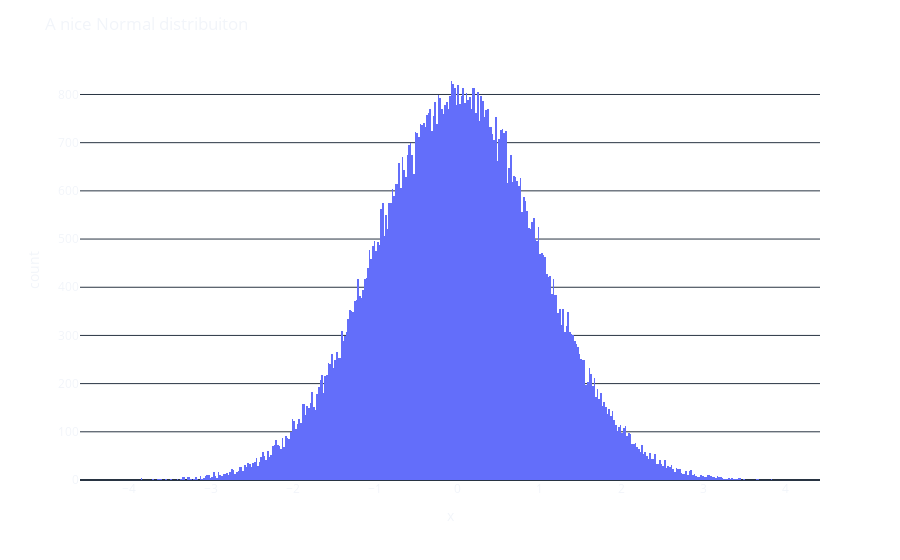

This figure's notebook cell:
### Markdown cell above
If you make $x$ larger, you are gonna see a "more nicely drawn" normal distribution.

### Code cell
x = np.random.randn(100000)

fig = px.histogram(x=x)

fig.update_layout(template='plotly_dark', 
                  title='A nice Normal distribuiton',
                  paper_bgcolor='rgba(0, 0, 0, 0)',
                  plot_bgcolor='rgba(0, 0, 0, 0)'
                  )
fig.show()

### Figure 1 — Plotly figure (JSON) as saved in the notebook; plotly's stock layout.template omitted (floating-point values rounded to 4 significant figures; data arrays with more than 128 entries replaced by an {"elided": "..."} marker saying what was removed)
{"data": [{"alignmentgroup": "True", "bingroup": "x", "hovertemplate": "x=%{x}<br>count=%{y}<extra></extra>", "legendgroup": "", "marker": {"color": "#636efa", "pattern": {"shape": ""}}, "name": "", "offsetgroup": "", "orientation": "v", "showlegend": false, "type": "histogram", "x": {"elided": "100000 float values"}, "xaxis": "x", "yaxis": "y"}], "layout": {"barmode": "relative", "legend": {"tracegroupgap": 0}, "margin": {"t": 60}, "paper_bgcolor": "rgba(0, 0, 0, 0)", "plot_bgcolor": "rgba(0, 0, 0, 0)", "title": {"text": "A nice Normal distribuiton"}, "xaxis": {"anchor": "y", "domain": [0, 1], "title": {"text": "x"}}, "yaxis": {"anchor": "x", "domain": [0, 1], "title": {"text": "count"}}}}
